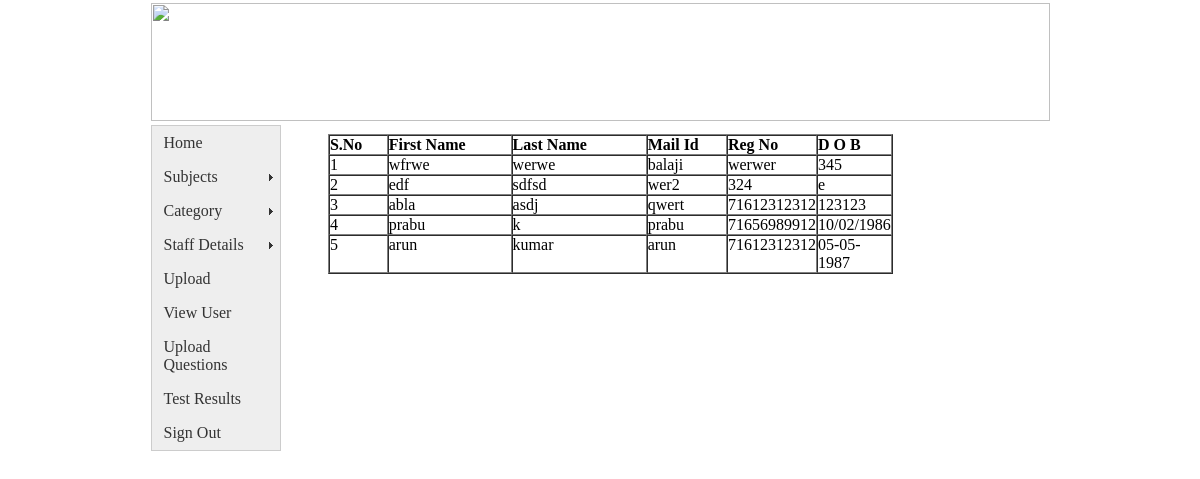
/admin/viewusers.php (signed in), run on the app's committed database.
### tables this page shows
CREATE TABLE IF NOT EXISTS `registeration` (
  `stu_id` int(15) NOT NULL auto_increment,
  `first_name` varchar(35) NOT NULL,
  `Last_name` varchar(35) NOT NULL,
  `category` varchar(35) NOT NULL,
  `sub_category` varchar(35) NOT NULL,
  `year` varchar(15) NOT NULL,
  `mailid` varchar(250) NOT NULL,
  `regno` varchar(50) NOT NULL,
  `dob` varchar(50) NOT NULL,
  `password` varchar(35) NOT NULL,
  PRIMARY KEY  (`stu_id`),
  UNIQUE KEY `mailid` (`mailid`)
);

### admin/viewusers.php (the view, shortened to what this page needs)
<?php require_once('../Connections/db_conn.php'); ?>
<?php
$query_view_users = "SELECT * FROM registeration ORDER BY stu_id ASC";
$view_users = mysql_query($query_view_users, $db_conn) or die(mysql_error());
$row_view_users = mysql_fetch_assoc($view_users);
?>
<!DOCTYPE html PUBLIC "-//W3C//DTD XHTML 1.0 Transitional//EN" "http://www.w3.org/TR/xhtml1/DTD/xhtml1-transitional.dtd">
<html xmlns="http://www.w3.org/1999/xhtml">
<head>
<link href="../SpryAssets/SpryMenuBarVertical.css" rel="stylesheet" type="text/css" />
</head>
<link href="style.css" type="text/css" rel="stylesheet" />
<body >
<table width="100%" border="0" cellspacing="0" cellpadding="0"  height="100%" class="maintable" >
<tr>
  <td align="center">
      <table width="900" border="0" height="900" >
  <tr>
    <td height="91"  colspan="2"><img src="../images/banner.jpg" width="899" height="118" /></td>
    </tr>
  <tr>
    <td width="166" s>
    <ul id="MenuBar1" class="MenuBarVertical">
<?php
include('menu.php');
?>
</ul></td>
    <td width="729" style="text-align:left;vertical-align:top; padding-top:10px; padding-left:10px;"><table width="565" border="1" cellpadding="0" cellspacing="0">
      <tr>
        <td width="59"><strong>S.No</strong></td>
        <td width="129"><strong>First Name</strong></td>
        <td width="141"><strong>Last Name</strong></td>
        <td width="82"><strong>Mail Id</strong></td>
        <td width="74"><strong>Reg No</strong></td>
        <td width="66"><strong>D O B</strong></td>
        </tr>
        <?php $i=1; do { ?>
         <tr>
          <td><?php echo($i++); ?></td>
          <td><?php echo $row_view_users['first_name']; ?></td>
          <td><?php echo $row_view_users['Last_name']; ?></td>
          <td><?php echo $row_view_users['mailid']; ?></td>
          <td><?php echo $row_view_users['regno']; ?></td>
          <td><?php echo $row_view_users['dob']; ?></td>
          </tr>
          <?php } while ($row_view_users = mysql_fetch_assoc($view_users)); ?>
    </table></td>
  </tr>
</table>
  </td>
</tr>
</table>
</body>
</html>

### SpryAssets/SpryMenuBarVertical.css (style rules this page uses)
ul.MenuBarVertical { margin: 0; padding: 0; list-style-type: none; font-size: 100%; cursor: default; width: 8em; }
ul.MenuBarVertical { border: 1px solid #CCC; }

### admin/style.css (style rules this page uses)
body { margin:0; }
.maintable { background-color:#FFF; }
td { vertical-align:top; }

### data on the page
registeration: first_name "wfrwe", Last_name "werwe", mailid "balaji", regno "werwer", dob "345"
registeration: first_name "edf", Last_name "sdfsd", mailid "wer2", regno "324", dob "e"
registeration: first_name "abla", Last_name "asdj", mailid "qwert", regno "71612312312", dob "123123"
registeration: first_name "prabu", Last_name "k", mailid "prabu", regno "71656989912", dob "10/02/1986"
registeration: first_name "arun", Last_name "kumar", mailid "arun", regno "71612312312", dob "05-05-1987"
